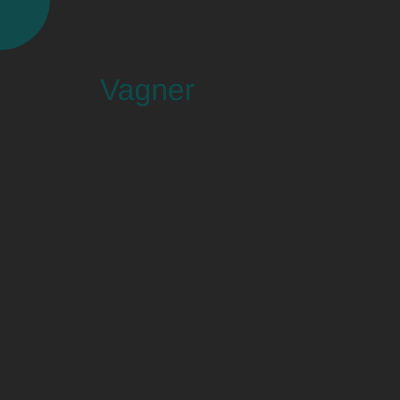
Frame 1 (no input)
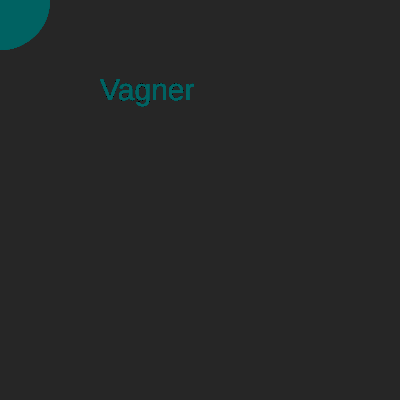
Frame 60 (no input)
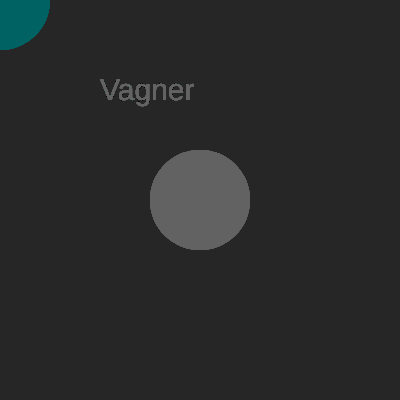
Frame 120 (the mouse pressed at the canvas centre since frame 60)

The p5.js sketch that drew these frames (run headless with seeded random() and noise() and a simulated clock; from frame 60 on, the mouse is pressed at the canvas centre):

// p5.js sketch
// ── sketch.js
// let nome = prompt("Introduza o seu nome:");
let nome = "Vagner";
let tamanhoFonte = 30;

function setup() {
  createCanvas(400, 400);
  background(38); // Fundo estático no setup cria o efeito de rastro continuo
}

function draw() {
  fill(mouseX / 2, 100, 100, 150);
  noStroke(); // Remove o contorno do elemento

  // DESENHO DA ELIPSE INTERATIVA
  ellipse(mouseX, mouseY, 100, 100);

  // EXIBIÇÃO DO TEXTO
  textSize(tamanhoFonte);
  text(nome, 100, 100);

  console.log(nome);
}
